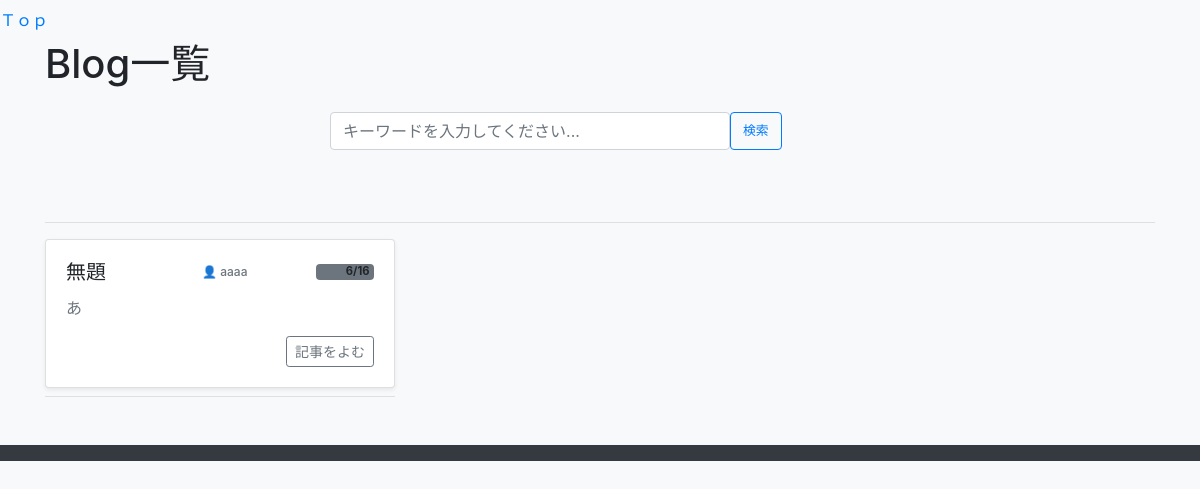
Page /list on the earlier database version.
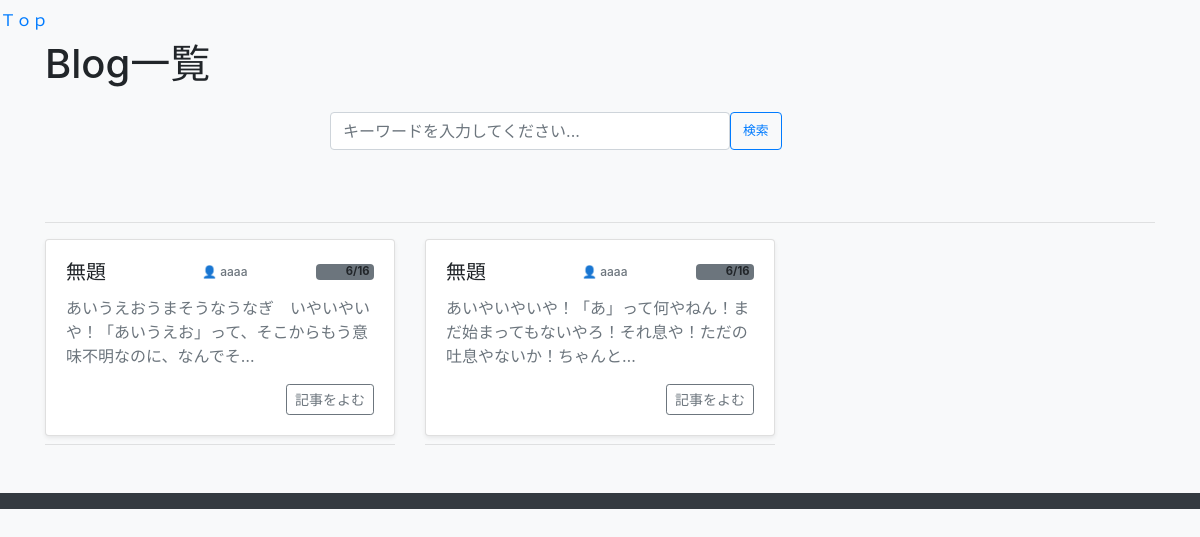
Same page on the later database version.
### Suggestion/models.py (models this page shows, shortened)
class Memo(models.Model):
    author = models.ForeignKey(User, on_delete=models.CASCADE, related_name='memos')
    title = models.CharField(max_length=200)  # タイトル（最大200文字）
    content = models.TextField()               # メモ本文
    created_at = models.DateTimeField(auto_now_add=True)  # 作成日時（自動設定）
    updated_at = models.DateTimeField(auto_now=True)      # 更新日時（自動設定）
    likes = models.ManyToManyField(User, related_name='liked_posts', blank=True)
    total_likes_count = models.IntegerField(default=0)
    views_count = models.IntegerField(default=0) # 閲覧数
    class Meta:#自動生成のルール（アプリ名が blog なら blog_memo等）を無視して、データベース上でのテーブル名を強制的に Memo という名前に固定
        db_table='Memo'

### Suggestion/views.py (the view, shortened to what this page needs)
# urls.py: path('',PostListView.as_view(),name='post_list'),                #これはひつよう←←←←←←←←どうして path('', views.memo_list, name='post_list'), が一番か？
def memo_list(request):
    search_all = request.GET.get("all_blogs") == "1"
    if request.user.is_authenticated and not search_all:
        memos = Memo.objects.filter(author=request.user)
    else:
        memos = Memo.objects.all()
    query = (request.GET.get("q") or "").strip()
    keywords = query.replace("　", " ").split()
    matched_memos = []
    for memo in memos:
        title_norm = normalize_text(memo.title)
        content_norm = normalize_text(memo.content)
        author_name = memo.author.username if memo.author else ""
        author_norm = normalize_text(author_name)
        is_match = True
        if is_match:
            matched_memos.append(memo)
    memos = matched_memos
    memos = sorted(memos, key=lambda x: x.created_at, reverse=True)
    context = {
        "memos": memos,
        "query": query,         # 検索窓の文字を維持するため
        "search_all": search_all, # チェックボックスの状態を維持するため
    }
    return render(request, "edit/memo_list.html", context)

### Suggestion/views.py (called while the page is built)
def normalize_text(text):
    if not text:
        return ""
    text_half = unicodedata.normalize("NFKC", str(text))
    text_kana = jaconv.hira2kata(text_half)
    return text_kana.lower()

### Suggestion/templates/edit/memo_list.html (shortened to what this page needs)
{% extends 'edit/base.html' %}
{% block content %}
<div class="d-flex justify-content-between align-items-center mb-3">
    <h1>Blog一覧</h1>
</div>
<div class="row mb-4">
    <div class="col-md-6 offset-md-3">
        <form method="GET" action="{% url 'memo_list' %}" id="searchForm">
            <div class="d-flex gap-2 mb-2">
            <input type="search" name="q" value="{{ request.GET.q }}" class="form-control py-3" style="font-size: 1.0rem;width:25rem;"placeholder="キーワードを入力してください..." aria-label="検索">
            <button class="btn btn-outline-primary text-nowrap"style="font-size: 0.80rem" type="submit">検索</button>
            </div>
        </form>
    </div>
</div>
<br>
<hr>
<div class="row">
    {% for memo in memos %}
    <div class="col-md-4 mb-3">
        <div class="card shadow-sm">
            <div class="card-body">
                <h5 class="card-title d-flex justify-content-between align-items-center">
                    {{ memo.title }}
                    <span class="text-secondary me-2" style="font-size: 0.75rem;">
                      　　  👤 {{ memo.author.username }}
                    </span>
                    <span class="badge bg-secondary" style="font-size: 0.7rem;">
                      　　  {{ memo.created_at|date:"n/j" }}
                    </span>
                </h5>
                <p class="card-text text-secondary">{{ memo.content|striptags|truncatechars:50 }}</p>
                <div class="d-flex justify-content-end">
                    {% if user.is_authenticated and request.user == memo.author %}
                        <a href="{% url 'memo_edit' pk=memo.pk %}?q={{ query }}&all_blogs={% if search_all %}1{% endif %}" class="btn btn-sm btn-outline-secondary me-2">編集</a>
                        <a href="{% url 'memo_delete' pk=memo.pk %}" class="btn btn-sm btn-outline-danger">削除</a>
                    {% else %}
                        <a href="{% url 'memo_detail' pk=memo.pk %}?q={{ query }}&all_blogs={% if search_all %}1{% endif %}" class="btn btn-sm btn-outline-secondary me-2">記事をよむ</a>
                    {% endif %}
                </div>
            </div>
        </div>
        <hr class="my-2 text-muted">
    </div>
    {% endfor %}
</div>
{% endblock %}

Differences in the rows shown:
added Memo: title "無題", author.username "aaaa", created_at "6/16", content "あいうえおうまそうなうなぎ いやいやいや！「あいうえお」って、そこからもう意味不明なのに、なんでそ…"
changed Memo: content "あ" → "あいやいやいや！「あ」って何やねん！まだ始まってもないやろ！それ息や！ただの吐息やないか！ちゃんと…"
